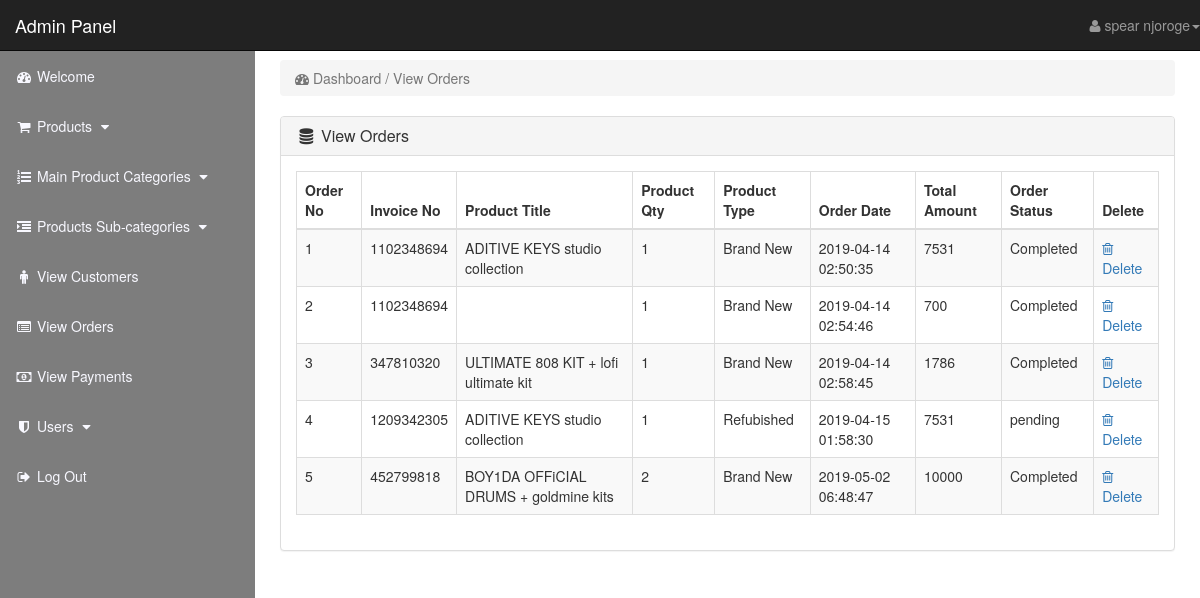
/admin_area/index.php?view_orders (signed in), run on the app's committed database.
### tables this page shows
CREATE TABLE `pending_orders` (
  `order_id` int(10) NOT NULL,
  `customer_id` int(10) NOT NULL,
  `invoice_no` int(10) NOT NULL,
  `product_id` text NOT NULL,
  `qty` int(10) NOT NULL,
  `type` text NOT NULL,
  `order_status` text NOT NULL
);

CREATE TABLE `products` (
  `product_id` int(10) NOT NULL,
  `p_cat_id` int(10) NOT NULL,
  `cat_id` int(10) NOT NULL,
  `date` timestamp NOT NULL DEFAULT CURRENT_TIMESTAMP ON UPDATE CURRENT_TIMESTAMP,
  `product_title` text NOT NULL,
  `product_img1` text NOT NULL,
  `product_img2` text NOT NULL,
  `product_price` int(10) NOT NULL,
  `product_desc` text NOT NULL,
  `product_keywords` text NOT NULL
);

CREATE TABLE `customer_orders` (
  `order_id` int(10) NOT NULL,
  `customer_id` int(10) NOT NULL,
  `due_amount` int(100) NOT NULL,
  `invoice_no` int(100) NOT NULL,
  `qty` int(10) NOT NULL,
  `type` text NOT NULL,
  `order_date` timestamp NOT NULL DEFAULT CURRENT_TIMESTAMP ON UPDATE CURRENT_TIMESTAMP,
  `order_status` text NOT NULL
);

### admin_area/view_orders.php (the view, shortened to what this page needs)
<?php
	if(!isset($_SESSION['admin_email']))
	{
		echo "<script>window.open('login.php','_self')</script>";
	}
	else
	{
 ?>
<div class="row">
	<div class="col-lg-12">
		<ol class="breadcrumb">
			<li class="active">
				<i class="fa fa-dashboard"></i> Dashboard / View Orders
			</li>
		</ol>
	</div>
</div>
<div class="row">
	<div class="col-lg-12">
		<div class="panel panel-default">
			<div class="panel-heading">
				<h3 class="panel-title">
					<i class="fa fa-database fa-fw"></i> View Orders
				</h3>
			</div>
			<div class="panel-body">
				<div class="table-responsive">
					<table class="table table-bordered table-hover table-striped">
						<thead>
							<tr>
								<th>Order No</th>
								<th>Invoice No</th>
								<th>Product Title</th>
								<th>Product Qty</th>
								<th>Product Type</th>
								<th>Order Date</th>
								<th>Total Amount</th>
								<th>Order Status</th>
								<th>Delete</th>
							</tr>
						</thead>
						<tbody>
							<?php
								$i = 0;
								$get_orders = "select * from pending_orders";
								$run_orders = mysqli_query($con,$get_orders);
								while ($row_orders = mysqli_fetch_array($run_orders) )
								{
									$order_id = $row_orders['order_id'];
									$invoice_no = $row_orders['invoice_no'];
									$product_id = $row_orders['product_id'];
									$qty = $row_orders['qty'];
									$type = $row_orders['type'];
									$order_status = $row_orders['order_status'];
									$get_products = "select * from products where product_id='$product_id'";
									$run_products = mysqli_query($con,$get_products);
									$row_products = mysqli_fetch_array($run_products);
									$product_title = $row_products['product_title'];
									$i++;
							?>
							<tr>
								<td><?php echo $i; ?></td>
								<td><?php echo $invoice_no; ?></td>
								<td><?php echo $product_title; ?></td>
								<td><?php echo $qty; ?></td>
								<td><?php echo $type; ?></td>
								<td>
									<?php
									$get_customer_order = "select * from customer_orders where order_id='$order_id'";
									$run_customer_order = mysqli_query($con,$get_customer_order);
									$row_customer_order = mysqli_fetch_array($run_customer_order);
									$order_date = $row_customer_order['order_date'];
									$due_amount = $row_customer_order['due_amount'];
									echo $order_date;
								 ?>
								 </td>
								<td><?php echo $due_amount; ?></td>
								<td><?php
									if ($order_status=='pending') {
										echo $order_status='pending';
									}
									else
									{
										echo $order_status='Completed';
									}
								 ?></td>
								<td>
									<a href="index.php?order_delete=<?php echo $order_id; ?>">
									<i class="fa fa-trash-o"></i> Delete</a>
								 </td>
							</tr>
						<?php } ?>
						</tbody>
					</table>
				</div>
			</div>
		</div>
	</div>
</div>
								<?php } ?>

### admin_area/includes/sidebar.php (shortened to what this page needs)
<?php
	if(!isset($_SESSION['admin_email']))
	{
		echo "<script>window.open('login.php','_self')</script>";
	}
	else
	{
 ?>
<nav class="navbar navbar-inverse navbar-fixed-top">
	<div class="navbar-header">
		<a class="navbar-brand" href="index.php?dashboard">
	Admin Panel
		</a>
	</div>
	<ul class="nav navbar-right top-nav">
		<li class="dropdown">
			<a href="#" class="dropdown-toogle" data-toggle="dropdown">
				<i class="fa fa-user"></i>
				<?php echo $admin_name; ?><b class="caret"></b>
			</a>
		</li>
	</ul>
	<div class="collapse navbar-collapse navbar-ex1-collapes">
		<ul class="nav navbar-nav side-nav">
			<li>
				<a href="index.php?dashboard">
				<i class="fa fa-fw fa-dashboard"></i> Welcome
				</a>
			</li>
			<li>
			<a href="#" data-toggle="collapse" data-target="#products">
				<i class="fa fa-fw fa-shopping-cart"></i> Products
				<i class="fa fa-fw fa-caret-down"></i>
			</a>
			</li>
				<li>
			<a href="#" data-toggle="collapse" data-target="#cat">
				<i class="fa fa-fw fa-list-ol"></i> Main Product Categories
				<i class="fa fa-fw fa-caret-down"></i>
			</a>
		</li>
			<li>
			<a href="#" data-toggle="collapse" data-target="#p_cat">
				<i class="fa fa-fw fa-indent"></i> Products Sub-categories
				<i class="fa fa-fw fa-caret-down"></i>
			</a>
			</li>
			<li>
				<a href="index.php?view_customers">
					<i class="fa fa-fw fa-male"></i> View Customers
				</a>
			</li>
			<li>
				<a href="index.php?view_orders">
					<i class="fa fa-fw fa-list-alt"></i> View Orders
				</a>
			</li>
			<li>
				<a href="index.php?view_payments">
					<i class="fa fa-fw fa-money"></i> View Payments
				</a>
			</li>
			<li>
			<a href="#" data-toggle="collapse" data-target="#users">
				<i class="fa fa-fw fa-shield"></i> Users
				<i class="fa fa-fw fa-caret-down"></i>
			</a>
		</li>
		<li>
			<a href="logout.php">
			<i class="fa fa-fw fa-sign-out"></i> Log Out
			</a>
		</li>
		</ul>
	</div>
</nav>
<?php } ?>

### admin_area/css/style.css (style rules this page uses)
body { margin-top:100px; background:url(images/bg1.png); background-size:cover; }
.active { color: #e74c3c; }
@media (min-width: 768px) { body { margin-top:50px; } }
div.collapse.navbar-collapse.navbar-ex1-collapes { background-color: #222222ad; }
.top-nav>li { display:inline-block; float:left; }
.top-nav>li>a { padding-top:15px; padding-bottom:15px; line-height:20px; color:#999; }
.navbar-inverse .navbar-brand { color: ghostwhite; }
@media (min-width: 768px) { .side-nav { position:fixed; top:51px; width:255px; border-radius:0; overflow-y:auto; background-color: #22222295; bottom:0; overflow-x:hidden; padding-bottom:40px; } }
@media (min-width: 768px) { .navbar-inverse .navbar-nav>li>a { color:ghostwhite; } }
@media (min-width: 768px) { .navbar-inverse .navbar-nav>li>a { transition: 0.6s ease-in; } }
@media (min-width: 768px) { .side-nav>li>a { width:255px; } }

### data on the page
pending_orders: invoice_no "1102348694", product.product_title "ADITIVE KEYS studio collection", qty "1", type "Brand New", customer_orders.order_date "2019-04-14 02:50:35", customer_orders.due_amount "7531"
pending_orders: invoice_no "1102348694", qty "1", type "Brand New", customer_orders.order_date "2019-04-14 02:54:46", customer_orders.due_amount "700"
pending_orders: invoice_no "347810320", product.product_title "ULTIMATE 808 KIT + lofi ultimate kit", qty "1", type "Brand New", customer_orders.order_date "2019-04-14 02:58:45", customer_orders.due_amount "1786"
pending_orders: invoice_no "1209342305", product.product_title "ADITIVE KEYS studio collection", qty "1", type "Refubished", customer_orders.order_date "2019-04-15 01:58:30", customer_orders.due_amount "7531"
pending_orders: invoice_no "452799818", product.product_title "BOY1DA OFFiCIAL DRUMS + goldmine kits", qty "2", type "Brand New", customer_orders.order_date "2019-05-02 06:48:47", customer_orders.due_amount "10000"

### other printed values
$admin_name "spear njoroge"
